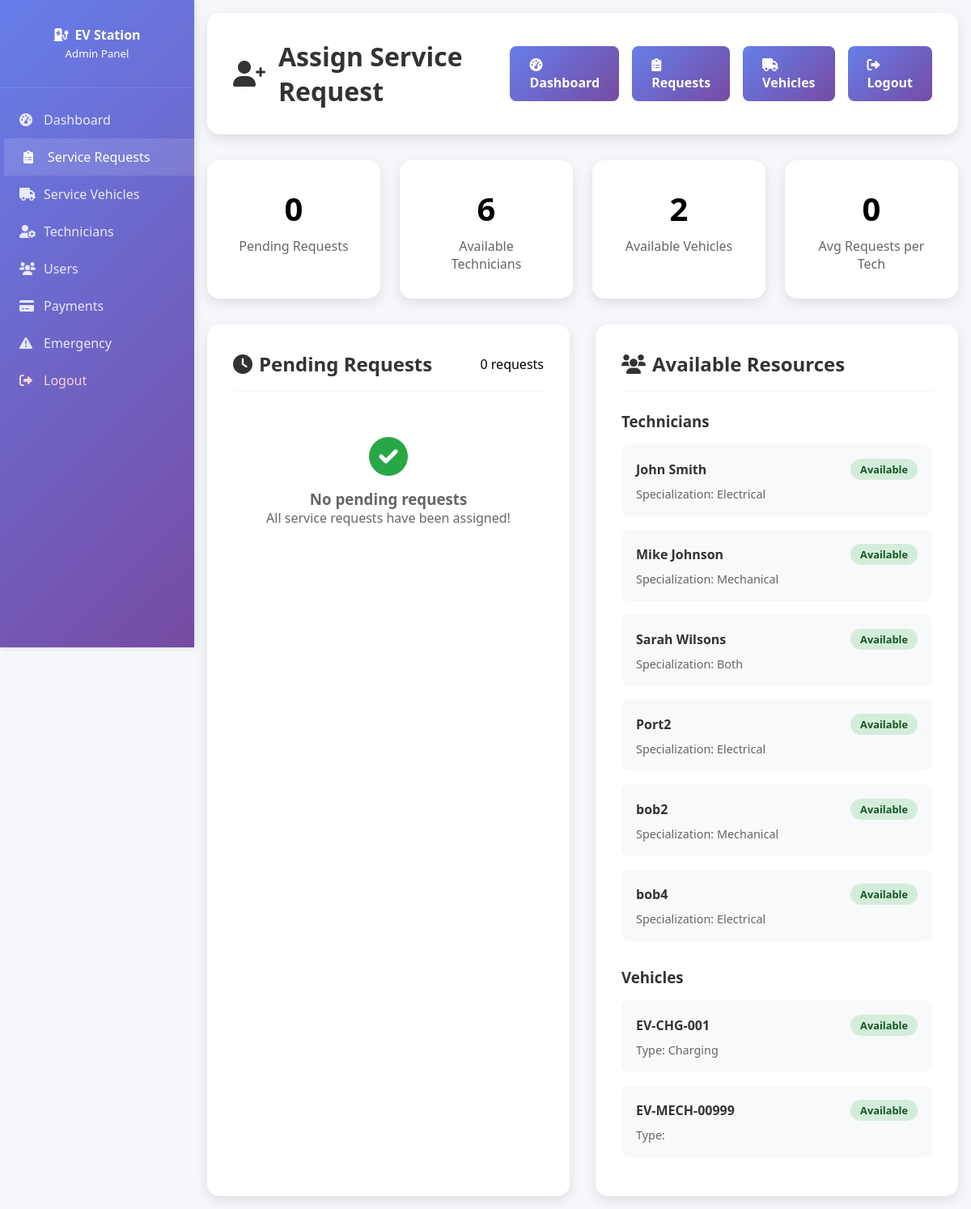
Page /admin/assign-request.php (signed in) on the committed database.
### tables this page shows
CREATE TABLE `technicians` (
  `id` int(11) NOT NULL,
  `full_name` varchar(100) NOT NULL,
  `email` varchar(150) DEFAULT NULL,
  `phone` varchar(20) NOT NULL,
  `specialization` enum('electrical','mechanical','both') NOT NULL,
  `experience_years` int(11) DEFAULT 0,
  `status` enum('available','busy','offline') DEFAULT 'available',
  `assigned_vehicle_id` int(11) DEFAULT NULL,
  `password` varchar(255) DEFAULT NULL,
  `created_at` timestamp NOT NULL DEFAULT current_timestamp()
);

CREATE TABLE `service_vehicles` (
  `id` int(11) NOT NULL,
  `vehicle_number` varchar(20) NOT NULL,
  `vehicle_type` enum('charging','mechanical','hybrid') NOT NULL,
  `capacity` varchar(50) DEFAULT NULL,
  `current_location_lat` decimal(10,8) DEFAULT NULL,
  `current_location_lng` decimal(11,8) DEFAULT NULL,
  `status` enum('available','busy','maintenance','offline') DEFAULT 'available',
  `created_at` timestamp NOT NULL DEFAULT current_timestamp()
);

### config/database.php (called while the page is built, shortened)
<?php
class Database {
    private $host = 'localhost';
    private $db_name = 'ev_mobile_station';
    private $username = 'root';
    private $password = '';
    private $conn;
    private static $instance = null;
    public static function getInstance() {
        if (self::$instance === null) {
            self::$instance = new self();
        }
        return self::$instance;
    }
    public function getConnection() {
        if ($this->conn === null) {
            try {
                $this->conn = new PDO(
                    "mysql:host=" . $this->host . ";dbname=" . $this->db_name . ";charset=utf8mb4",
                    $this->username,
                    $this->password,
                    array(
                        PDO::ATTR_ERRMODE => PDO::ERRMODE_EXCEPTION,
                        PDO::ATTR_DEFAULT_FETCH_MODE => PDO::FETCH_ASSOC,
                        PDO::MYSQL_ATTR_INIT_COMMAND => "SET NAMES utf8mb4",
                        PDO::ATTR_PERSISTENT => false,
                        PDO::ATTR_EMULATE_PREPARES => false
                    )
                );
            } catch(PDOException $exception) {
                error_log("Database connection error: " . $exception->getMessage());
                throw new Exception("Database connection failed: " . $exception->getMessage());
            }
        }
        return $this->conn;
    }
    public function executeQuery($sql, $params = []) {
        try {
            $conn = $this->getConnection();
            $stmt = $conn->prepare($sql);
            $stmt->execute($params);
            return $stmt;
        } catch (Exception $e) {
            error_log("Query execution error: " . $e->getMessage());
            throw new Exception("Query execution failed: " . $e->getMessage());
        }
    }
}
?>

### includes/functions.php (called while the page is built, shortened)
<?php
require_once __DIR__ . '/../config/database.php';
class VehicleManager {
    private $db;
    public function __construct() {
        $this->db = Database::getInstance();
    }
    public function getAvailableVehicles($type = null) {
        try {
            $sql = "SELECT * FROM service_vehicles WHERE status = 'available'";
            $params = [];
            $stmt = $this->db->executeQuery($sql, $params);
            return $stmt->fetchAll();
        } catch (Exception $e) {
            error_log("Get available vehicles error: " . $e->getMessage());
            return [];
        }
    }
}
class TechnicianManager {
    private $db;
    public function __construct() {
        $this->db = Database::getInstance();
    }
    public function getAvailableTechnicians($specialization = null) {
        try {
            $sql = "SELECT * FROM technicians WHERE status = 'available'";
            $params = [];
            $stmt = $this->db->executeQuery($sql, $params);
            return $stmt->fetchAll();
        } catch (Exception $e) {
            error_log("Get available technicians error: " . $e->getMessage());
            return [];
        }
    }
}
class AdminManager {
    private $db;
    public function __construct() {
        $this->db = Database::getInstance();
    }
    public function getAllRequests($status = null, $limit = 50) {
        try {
            $sql = "SELECT sr.*, u.full_name as user_name, u.phone as user_phone,
                    sv.vehicle_number, t.full_name as technician_name
                    FROM service_requests sr
                    JOIN users u ON sr.user_id = u.id
                    LEFT JOIN service_vehicles sv ON sr.assigned_vehicle_id = sv.id
                    LEFT JOIN technicians t ON sr.assigned_technician_id = t.id";
            $params = [];
            if ($status) {
                $sql .= " WHERE sr.status = ?";
                $params[] = $status;
            }
            $sql .= " ORDER BY sr.created_at DESC LIMIT ?";
            $params[] = $limit;
            $stmt = $this->db->executeQuery($sql, $params);
            return $stmt->fetchAll();
        } catch (Exception $e) {
            error_log("Get all requests error: " . $e->getMessage());
            return [];
        }
    }
}
?>

### admin/assign-request.php (the view, shortened to what this page needs)
<?php
require_once '../includes/functions.php';
$adminManager = new AdminManager();
$techManager = new TechnicianManager();
$vehicleManager = new VehicleManager();
$pending_requests = $adminManager->getAllRequests('pending', 100);
$available_technicians = $techManager->getAvailableTechnicians();
$available_vehicles = $vehicleManager->getAvailableVehicles();
?>
<!DOCTYPE html>
<html lang="en">
<head>
    <link rel="stylesheet" href="https://cdnjs.cloudflare.com/ajax/libs/font-awesome/6.0.0/css/all.min.css">
</head>
<body>
    <div class="sidebar">
        <div class="sidebar-header">
            <h4><i class="fas fa-charging-station" style="margin-right:8px;"></i>EV Station</h4>
            <small>Admin Panel</small>
        </div>
        <nav class="sidebar-nav">
            <a href="dashboard.php" class="nav-link"><i class="fas fa-tachometer-alt"></i>Dashboard</a>
            <a href="requests.php" class="nav-link active"><i class="fas fa-clipboard-list"></i>Service Requests</a>
            <a href="vehicles.php" class="nav-link"><i class="fas fa-truck"></i>Service Vehicles</a>
            <a href="technicians.php" class="nav-link"><i class="fas fa-user-cog"></i>Technicians</a>
            <a href="users.php" class="nav-link"><i class="fas fa-users"></i>Users</a>
            <a href="payments.php" class="nav-link"><i class="fas fa-credit-card"></i>Payments</a>
            <a href="emergency.php" class="nav-link"><i class="fas fa-exclamation-triangle"></i>Emergency</a>
            <a href="../logout.php" class="nav-link" style="color:#ffd1d1;"><i class="fas fa-sign-out-alt"></i>Logout</a>
        </nav>
    </div>
    <div class="main-with-fixed-sidebar">
        <div class="container">
            <div class="header">
                <h1><i class="fas fa-user-plus"></i> Assign Service Request</h1>
                <div class="nav-links">
                    <a href="dashboard.php"><i class="fas fa-tachometer-alt"></i> Dashboard</a>
                    <a href="requests.php"><i class="fas fa-clipboard-list"></i> Requests</a>
                    <a href="vehicles.php"><i class="fas fa-truck"></i> Vehicles</a>
                    <a href="../logout.php"><i class="fas fa-sign-out-alt"></i> Logout</a>
                </div>
            </div>
        <div class="stats-grid">
            <div class="stat-card">
                <div class="stat-number"><?php echo count($pending_requests); ?></div>
                <div class="stat-label">Pending Requests</div>
            </div>
            <div class="stat-card">
                <div class="stat-number"><?php echo count($available_technicians); ?></div>
                <div class="stat-label">Available Technicians</div>
            </div>
            <div class="stat-card">
                <div class="stat-number"><?php echo count($available_vehicles); ?></div>
                <div class="stat-label">Available Vehicles</div>
            </div>
            <div class="stat-card">
                <div class="stat-number"><?php echo count($pending_requests) > 0 && count($available_technicians) > 0 ? round(count($pending_requests) / count($available_technicians), 1) : 0; ?></div>
                <div class="stat-label">Avg Requests per Tech</div>
            </div>
        </div>
        <div class="content-grid">
            <div class="section">
                <div class="section-header">
                    <h2><i class="fas fa-clock"></i> Pending Requests</h2>
                    <span class="badge"><?php echo count($pending_requests); ?> requests</span>
                </div>
                <?php if (empty($pending_requests)): ?>
                    <div style="text-align: center; padding: 2rem; color: #666;">
                        <i class="fas fa-check-circle" style="font-size: 3rem; color: #28a745; margin-bottom: 1rem;"></i>
                        <h3>No pending requests</h3>
                        <p>All service requests have been assigned!</p>
                    </div>
                <?php endif; ?>
            </div>
            <div class="section">
                <div class="section-header">
                    <h2><i class="fas fa-users"></i> Available Resources</h2>
                </div>
                <h3 style="margin-bottom: 1rem; color: #333;">Technicians</h3>
                <?php foreach ($available_technicians as $technician): ?>
                    <div class="resource-card">
                        <div class="resource-header">
                            <div class="resource-name"><?php echo htmlspecialchars($technician['full_name'] ?? 'Unknown'); ?></div>
                            <span class="status-badge status-<?php echo htmlspecialchars($technician['status'] ?? 'unknown'); ?>">
                                <?php echo ucfirst($technician['status'] ?? 'unknown'); ?>
                            </span>
                        </div>
                        <div class="resource-details">
                            Specialization: <?php echo ucfirst(htmlspecialchars($technician['specialization'] ?? 'general')); ?>
                        </div>
                    </div>
                <?php endforeach; ?>
                <h3 style="margin: 2rem 0 1rem 0; color: #333;">Vehicles</h3>
                <?php foreach ($available_vehicles as $vehicle): ?>
                    <div class="resource-card">
                        <div class="resource-header">
                            <div class="resource-name"><?php echo htmlspecialchars($vehicle['vehicle_number'] ?? 'Unknown'); ?></div>
                            <span class="status-badge status-<?php echo htmlspecialchars($vehicle['status'] ?? 'unknown'); ?>">
                                <?php echo ucfirst($vehicle['status'] ?? 'unknown'); ?>
                            </span>
                        </div>
                        <div class="resource-details">
                            Type: <?php echo ucfirst(htmlspecialchars($vehicle['vehicle_type'] ?? 'unknown')); ?>
                        </div>
                    </div>
                <?php endforeach; ?>
            </div>
        </div>
        </div>
    </div>
</body>
</html>

### admin/assign-request.php (style rules this page uses)
* { margin: 0; padding: 0; box-sizing: border-box; }
body { font-family: 'Segoe UI', Tahoma, Geneva, Verdana, sans-serif; background: #f5f7fa; min-height: 100vh; }
.sidebar { background: linear-gradient(135deg, #667eea 0%, #764ba2 100%); position: fixed; top: 0; left: 0; height: 100vh; width: 240px; box-shadow: 2px 0 10px rgba(0,0,0,0.1); overflow: hidden; }
.sidebar-header { padding: 2rem 1rem; text-align:center; color:#fff; border-bottom:1px solid rgba(255,255,255,0.1); }
.sidebar-nav { padding: 1rem 0; }
.nav-link { color: rgba(255,255,255,0.85); padding: 0.75rem 1.5rem; display:block; text-decoration:none; }
.nav-link:hover, .nav-link.active { color:#fff; background: rgba(255,255,255,0.12); transform: translateX(5px); }
.nav-link i { width:20px; margin-right:10px; }
.main-with-fixed-sidebar { margin-left: 240px; width: calc(100% - 240px); }
.container { max-width: none; margin: 0; padding: 1rem; }
.header { background: white; padding: 2rem; border-radius: 15px; margin-bottom: 2rem; box-shadow: 0 5px 15px rgba(0,0,0,0.1); display: flex; justify-content: space-between; align-items: center; }
.header h1 { color: #333; display: flex; align-items: center; gap: 1rem; }
.nav-links { display: flex; gap: 1rem; }
.nav-links a { padding: 0.75rem 1.5rem; background: linear-gradient(135deg, #667eea 0%, #764ba2 100%); color: white; text-decoration: none; border-radius: 8px; font-weight: bold; transition: transform 0.3s; }
.content-grid { display: grid; grid-template-columns: 1fr 1fr; gap: 2rem; }
.section { background: white; border-radius: 15px; padding: 2rem; box-shadow: 0 5px 15px rgba(0,0,0,0.1); }
.section-header { display: flex; justify-content: space-between; align-items: center; margin-bottom: 1.5rem; padding-bottom: 1rem; border-bottom: 2px solid #f8f9fa; }
.section-header h2 { color: #333; display: flex; align-items: center; gap: 0.5rem; }
.resource-card { background: #f8f9fa; border-radius: 10px; padding: 1rem; margin-bottom: 1rem; border: 2px solid transparent; transition: all 0.3s; }
.resource-header { display: flex; justify-content: space-between; align-items: center; margin-bottom: 0.5rem; }
.resource-name { font-weight: bold; color: #333; }
.status-badge { padding: 0.25rem 0.75rem; border-radius: 20px; font-size: 0.8rem; font-weight: bold; }
.status-available { background: #d4edda; color: #155724; }
.resource-details { font-size: 0.9rem; color: #666; }
.stats-grid { display: grid; grid-template-columns: repeat(auto-fit, minmax(200px, 1fr)); gap: 1.5rem; margin-bottom: 2rem; }
.stat-card { background: white; padding: 2rem; border-radius: 15px; text-align: center; box-shadow: 0 5px 15px rgba(0,0,0,0.1); transition: transform 0.3s; }
.stat-number { font-size: 2.5rem; font-weight: bold; margin-bottom: 0.5rem; }
.stat-label { color: #666; font-size: 1rem; }

### rows in the picture
technicians: full_name "John Smith", status "Available", specialization "Electrical"
technicians: full_name "Mike Johnson", status "Available", specialization "Mechanical"
technicians: full_name "Sarah Wilsons", status "Available", specialization "Both"
technicians: full_name "Port2", status "Available", specialization "Electrical"
technicians: full_name "bob2", status "Available", specialization "Mechanical"
technicians: full_name "bob4", status "Available", specialization "Electrical"
service_vehicles: vehicle_number "EV-CHG-001", status "Available", vehicle_type "Charging"
service_vehicles: vehicle_number "EV-MECH-00999", status "Available"

### other values in the picture
count($pending_requests) "0"
count($available_technicians) "6"
count($available_vehicles) "2"
